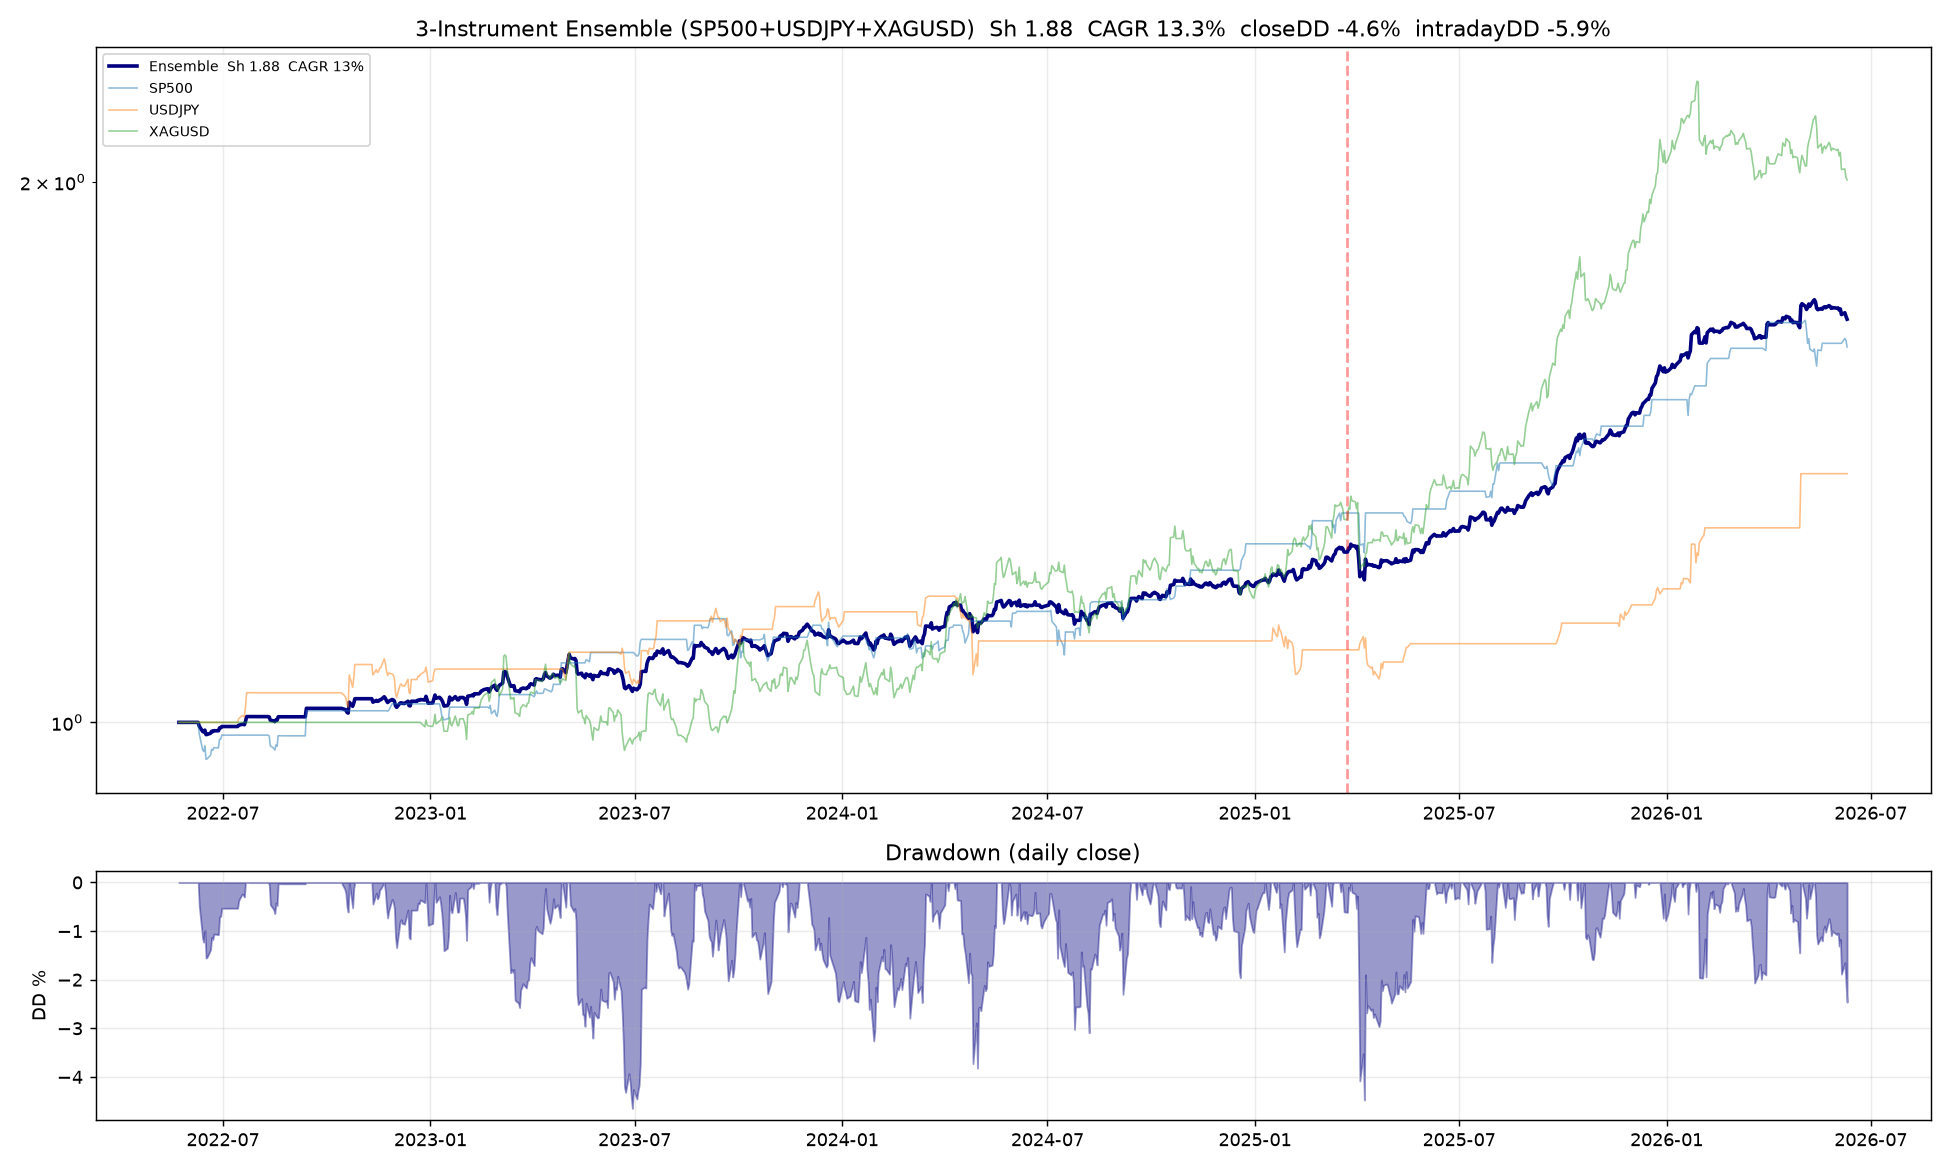

Reproduce this figure in Python.
"""
3-Instrument Ensemble for The5ers challenge
  SP500  — MR  (mean-reversion, z>=2 on 10d)
  USDJPY — MR  (mean-reversion, z>=2.5 on 15d)
  XAGUSD — TSMOM 200d (trend)

Full metrics + INTRADAY drawdown (from M15 bars, not daily close) +
The5ers challenge Monte Carlo (pass probability).
"""
import sys, warnings
from pathlib import Path
warnings.filterwarnings("ignore")
sys.path.insert(0, str(Path(__file__).parent))
import numpy as np, pandas as pd
import matplotlib; matplotlib.use("Agg")
import matplotlib.pyplot as plt
from multi_asset_scan import load_raw

ann = 252
SF  = 0.70

FILES = {
    "SP500":  "SP500_M15_202202230100_202606101815.csv",
    "USDJPY": "USDJPY_M15_202205230000_202606101815.csv",
    "XAGUSD": "XAGUSD_M15_202203171815_202606101815.csv",
}
HALF = {"SP500": 0.5, "USDJPY": 0.008, "XAGUSD": 0.02}

def load_m15(fp):
    df = load_raw(fp); df = df[df["close"] > 0]
    return df

def to_d1(m15):
    d = m15.resample("1D").agg({"open":"first","high":"max","low":"min","close":"last"}).dropna()
    return d[d["close"] > 0]

def mr_sig(p, n, e):
    z = (p - p.rolling(n).mean()) / p.rolling(n).std()
    zv = z.values; out = np.zeros(len(zv)); cur = 0.0
    for i in range(len(zv)):
        if np.isnan(zv[i]): out[i] = cur; continue
        if cur == 0:
            if   zv[i] >=  e: cur = -1
            elif zv[i] <= -e: cur =  1
        else:
            if (cur == -1 and zv[i] <= 0) or (cur == 1 and zv[i] >= 0): cur = 0
        out[i] = cur
    return pd.Series(out, index=p.index)

def tsmom(p, L):
    return np.sign(p.pct_change(L)).fillna(0)

# ── Build per-instrument daily net returns at a chosen vol target ──────────────
def stream_net(sym, m15, sig_d1, vt, cap):
    d1  = to_d1(m15)
    p   = d1["close"]
    h   = HALF[sym]
    ret = p.pct_change().fillna(0)
    rv  = ret.rolling(20).std() * np.sqrt(ann)
    sig = sig_d1.reindex(p.index).fillna(0)
    pos = (sig * (vt / rv.replace(0, np.nan)).clip(upper=cap).fillna(0)).shift(1).fillna(0)
    trn = pos.diff().abs().fillna(pos.abs())
    net = (pos * ret - trn * (h / p)).fillna(0)
    return net, pos, p

# Load
data = {s: load_m15(f) for s, f in FILES.items()}
d1s  = {s: to_d1(m) for s, m in data.items()}

# Signals (computed on D1 close)
sigs = {
    "SP500":  mr_sig(d1s["SP500"]["close"], 10, 2.0),
    "USDJPY": mr_sig(d1s["USDJPY"]["close"], 15, 2.5),
    "XAGUSD": tsmom(d1s["XAGUSD"]["close"], 200),
}

VT, CAP = 0.15, 3.0   # base per-stream vol target
nets, poss, prices = {}, {}, {}
for s in FILES:
    n, pos, p = stream_net(s, data[s], sigs[s], VT, CAP)
    nets[s], poss[s], prices[s] = n, pos, p

# Common daily index
common = nets["SP500"].index
for s in FILES: common = common.intersection(nets[s].index)
port_d = sum((1/3) * nets[s].reindex(common).fillna(0) for s in FILES)

# ── Full metrics helper ────────────────────────────────────────────────────────
def metrics(net, idx, label):
    eq   = (1 + net).cumprod()
    n    = len(net)
    sh   = net.mean() / net.std() * np.sqrt(ann) if net.std() > 0 else 0
    down = net[net < 0]
    sortino = net.mean() / down.std() * np.sqrt(ann) if len(down) and down.std() > 0 else np.nan
    dd_s = (eq / eq.cummax() - 1)
    mdd  = dd_s.min()
    cagr = eq.iloc[-1] ** (ann / n) - 1 if eq.iloc[-1] > 0 else -1
    calmar = cagr / abs(mdd) if mdd < 0 else np.nan
    sp   = int(n * SF)
    si, so = net.iloc[:sp], net.iloc[sp:]
    shi  = si.mean() / si.std() * np.sqrt(ann) if si.std() > 0 else 0
    sho  = so.mean() / so.std() * np.sqrt(ann) if so.std() > 0 else 0
    pos_days = (net > 0).sum(); neg_days = (net < 0).sum()
    win_rate = pos_days / (pos_days + neg_days) if (pos_days+neg_days) else 0
    gross_win = net[net > 0].sum(); gross_loss = -net[net < 0].sum()
    pf   = gross_win / gross_loss if gross_loss > 0 else np.nan
    # monthly
    mo   = net.groupby([idx.year, idx.month]).apply(lambda s: (1+s).prod()-1)
    by   = net.groupby(idx.year).apply(lambda s: (1+s).prod()-1)
    best_mo, worst_mo = mo.max(), mo.min()
    pos_mo = (mo > 0).sum() / len(mo)
    avg_dd_dur = None
    return dict(label=label, eq=eq, sh=sh, sortino=sortino, mdd=mdd, cagr=cagr,
                calmar=calmar, shi=shi, sho=sho, win_rate=win_rate, pf=pf,
                by=by, mo=mo, best_mo=best_mo, worst_mo=worst_mo, pos_mo=pos_mo,
                n=n, idx=idx)

# ── Intraday equity for true trailing DD ──────────────────────────────────────
# Reconstruct intraday equity by applying each day's position to the M15 returns
def intraday_equity(vt, cap):
    """Build a fine-grained equity curve using M15 bars within each day so the
    trailing drawdown reflects intraday swings, not just daily closes."""
    # Per-instrument daily positions (already lagged 1 day = known at day open)
    pieces = []
    for s in FILES:
        m15 = data[s].copy()
        d1  = to_d1(m15)
        p   = d1["close"]
        ret = p.pct_change().fillna(0)
        rv  = ret.rolling(20).std() * np.sqrt(ann)
        sig = sigs[s].reindex(p.index).fillna(0)
        pos = (sig * (vt / rv.replace(0, np.nan)).clip(upper=cap).fillna(0)).shift(1).fillna(0)
        # map daily position onto M15 bars of that day
        m15 = m15.copy()
        m15["day"] = m15.index.normalize()
        posmap = pos.copy(); posmap.index = posmap.index.normalize()
        m15["pos"] = m15["day"].map(posmap).fillna(0).values
        m15["r15"] = m15["close"].pct_change().fillna(0)
        m15["pnl15"] = (1/3) * m15["pos"] * m15["r15"]   # equal weight 1/3
        pieces.append(m15["pnl15"].rename(s))
    allpnl = pd.concat(pieces, axis=1).fillna(0)
    port15 = allpnl.sum(axis=1)
    eq15   = (1 + port15).cumprod()
    trail_dd = (eq15 / eq15.cummax() - 1)
    return eq15, trail_dd.min()

# ── The5ers challenge Monte Carlo ─────────────────────────────────────────────
# Rules (High Stakes / Bootcamp typical): target +8%, max trailing DD 6% intraday,
# daily loss 5%, 60-day window. We use daily returns scaled to a chosen risk vol.
def challenge_mc(daily_net, target=0.08, max_dd=0.06, daily_lim=0.05,
                 win_days=60, risk_scale=1.0, iters=4000, seed=7):
    rng = np.random.default_rng(seed)
    r   = daily_net.values * risk_scale
    N   = len(r)
    passes = busts = neither = 0
    days_to_pass = []
    for _ in range(iters):
        start = rng.integers(0, max(1, N - win_days))
        window = r[start:start+win_days]
        bal = 1.0; peak = 1.0; outcome = None
        for k, x in enumerate(window, 1):
            if x <= -daily_lim:           # daily loss breach
                outcome = "B"; break
            bal *= (1 + x); peak = max(peak, bal)
            if (peak - bal) / peak >= max_dd:   # trailing DD breach
                outcome = "B"; break
            if bal - 1.0 >= target:             # target hit
                outcome = "P"; days_to_pass.append(k); break
        if outcome == "P": passes += 1
        elif outcome == "B": busts += 1
        else: neither += 1
    med = np.median(days_to_pass) if days_to_pass else float("nan")
    return dict(passp=passes/iters*100, bustp=busts/iters*100,
                noresult=neither/iters*100, med_days=med)

# ── Compute base-vol metrics ──────────────────────────────────────────────────
M = metrics(port_d, common, "Ensemble (base 15% vol)")

print("="*70)
print("  3-INSTRUMENT ENSEMBLE — SP500 + USDJPY + XAGUSD")
print("  signals: SP500 MR10/2.0 | USDJPY MR15/2.5 | XAGUSD TSMOM200")
print("="*70)

# Individual stream metrics
print("\n  Per-stream (base 15% vol target):")
print(f"  {'sym':<8}{'Sh':>7}{'IS':>7}{'OOS':>7}{'maxDD':>9}{'CAGR':>8}")
for s in FILES:
    m = metrics(nets[s].reindex(common).fillna(0), common, s)
    print(f"  {s:<8}{m['sh']:>7.2f}{m['shi']:>7.2f}{m['sho']:>7.2f}"
          f"{m['mdd']*100:>8.1f}%{m['cagr']*100:>7.1f}%")

# Stream correlation
cdf = pd.DataFrame({s: nets[s].reindex(common).fillna(0) for s in FILES})
cm  = cdf.corr()
upper = cm.values[np.triu_indices(3, k=1)]
print(f"\n  Mean |corr| between streams: {np.abs(upper).mean():.3f}")
print(f"  Pairwise: SP500-USDJPY {abs(cm.loc['SP500','USDJPY']):.2f}  "
      f"SP500-XAGUSD {abs(cm.loc['SP500','XAGUSD']):.2f}  "
      f"USDJPY-XAGUSD {abs(cm.loc['USDJPY','XAGUSD']):.2f}")

print("\n" + "="*70)
print("  FULL METRICS — Ensemble @ base 15% vol target")
print("="*70)
print(f"  Sharpe ratio        {M['sh']:.2f}   (IS {M['shi']:.2f} / OOS {M['sho']:.2f})")
print(f"  Sortino ratio       {M['sortino']:.2f}")
print(f"  Calmar ratio        {M['calmar']:.2f}")
print(f"  CAGR                {M['cagr']*100:.1f}%")
print(f"  maxDD (daily close) {M['mdd']*100:.1f}%")
print(f"  Win rate (days)     {M['win_rate']*100:.1f}%")
print(f"  Profit factor       {M['pf']:.2f}")
print(f"  Best month          {M['best_mo']*100:+.1f}%")
print(f"  Worst month         {M['worst_mo']*100:+.1f}%")
print(f"  Positive months     {M['pos_mo']*100:.0f}%")
print(f"  Year-by-year:")
for y, v in M["by"].items(): print(f"    {y}: {v*100:+.1f}%")

# Intraday DD at base vol
eq15, trail_mdd = intraday_equity(VT, CAP)
print(f"\n  ⚠ maxDD INTRADAY (M15)  {trail_mdd*100:.1f}%   "
      f"(vs daily-close {M['mdd']*100:.1f}%)")
print(f"  Intraday/close DD ratio: {trail_mdd/M['mdd']:.2f}x")

# ── Challenge sizing sweep ────────────────────────────────────────────────────
print("\n" + "="*70)
print("  THE5ERS CHALLENGE  (target +8%, trailing DD 6%, daily 5%, 60 days)")
print("="*70)
print(f"  {'risk_scale':>10}{'~vol':>8}{'pass%':>8}{'bust%':>8}{'none%':>8}{'med_days':>10}")
base_daily_vol = port_d.std()
best_cfg = None
for rs in [3, 5, 7, 9, 12, 15]:
    mc = challenge_mc(port_d, risk_scale=rs)
    approx_vol = base_daily_vol * rs * np.sqrt(ann) * 100
    print(f"  {rs:>10}{approx_vol:>7.0f}%{mc['passp']:>7.1f}%{mc['bustp']:>7.1f}%"
          f"{mc['noresult']:>7.1f}%{mc['med_days']:>10.1f}")
    # pick best by pass% with bust% < 25
    if mc["bustp"] < 25 and (best_cfg is None or mc["passp"] > best_cfg[1]["passp"]):
        best_cfg = (rs, mc)

if best_cfg:
    rs, mc = best_cfg
    print(f"\n  ★ Best risk_scale = {rs}x  →  pass {mc['passp']:.0f}%  "
          f"bust {mc['bustp']:.0f}%  median {mc['med_days']:.0f} days to pass")

# ── Plot ───────────────────────────────────────────────────────────────────────
fig, ax = plt.subplots(2, 1, figsize=(15, 9), gridspec_kw={"height_ratios":[3,1]})
ax[0].plot(common, M["eq"].values, lw=2, color="navy", label=f"Ensemble  Sh {M['sh']:.2f}  CAGR {M['cagr']*100:.0f}%")
for s in FILES:
    e = (1 + nets[s].reindex(common).fillna(0)).cumprod()
    ax[0].plot(common, e.values, lw=0.9, alpha=0.5, label=s)
ax[0].axvline(common[int(len(common)*SF)], color="red", ls="--", alpha=0.4)
ax[0].set_yscale("log"); ax[0].legend(fontsize=8); ax[0].grid(alpha=0.25)
ax[0].set_title(f"3-Instrument Ensemble (SP500+USDJPY+XAGUSD)  Sh {M['sh']:.2f}  "
                f"CAGR {M['cagr']*100:.1f}%  closeDD {M['mdd']*100:.1f}%  intradayDD {trail_mdd*100:.1f}%")
uw = (M["eq"]/M["eq"].cummax()-1)*100
ax[1].fill_between(common, uw.values, 0, color="navy", alpha=0.4)
ax[1].set_ylabel("DD %"); ax[1].grid(alpha=0.25); ax[1].set_title("Drawdown (daily close)")
plt.tight_layout(); plt.savefig("ensemble_5ers.png", dpi=130)
print("\n  Saved → ensemble_5ers.png")
